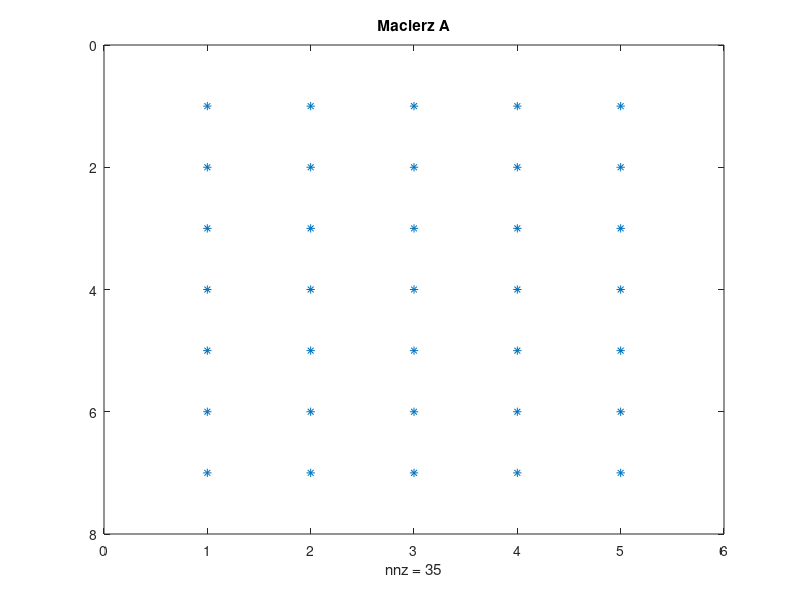
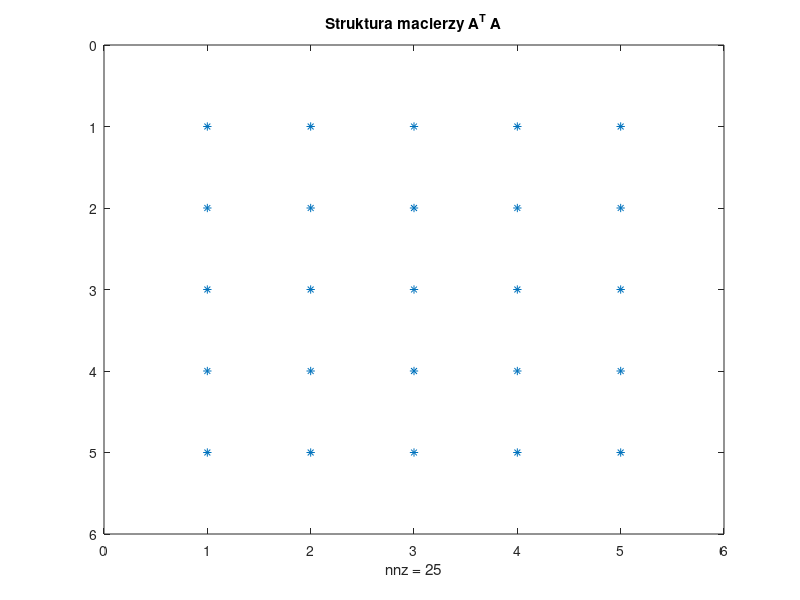
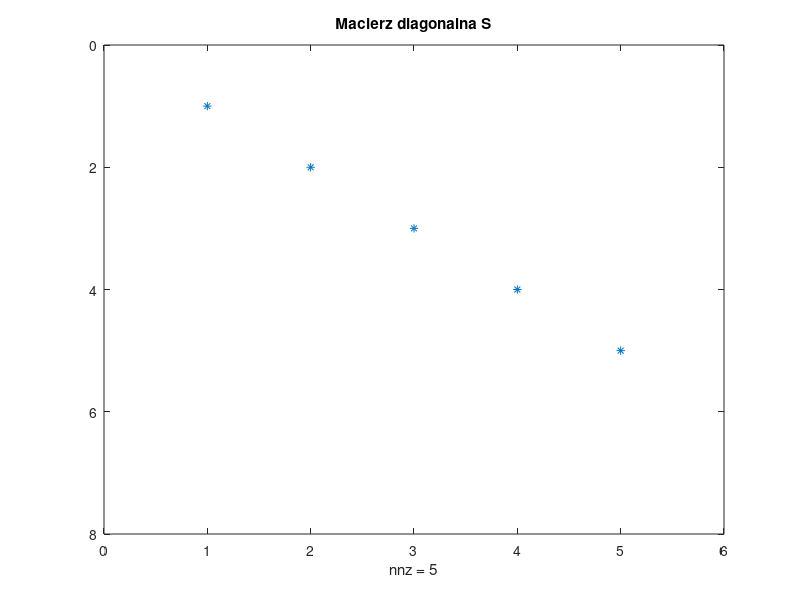
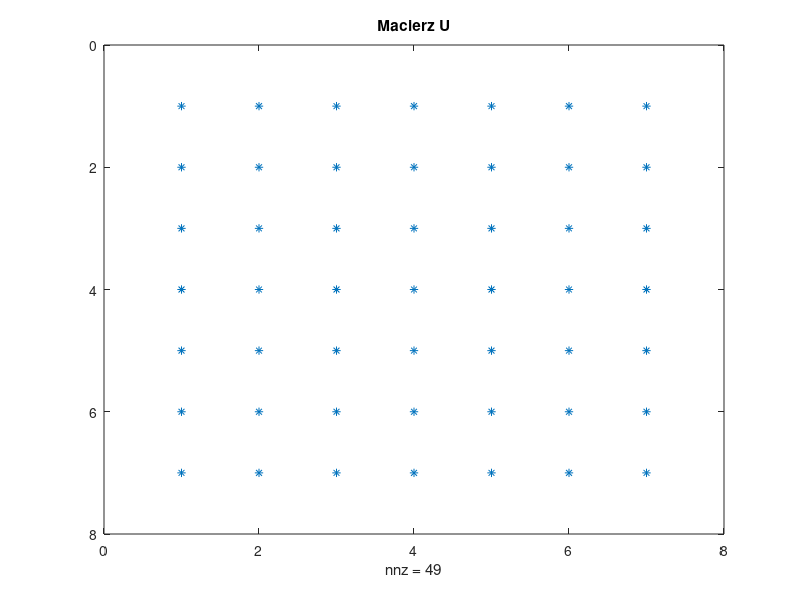

These charts were generated, in order, by the following MATLAB code:
function projekt4_svd_AtA()
    % 1. Przygotowanie macierzy A (wymiary nxm) [cite: 15, 16, 17]
    n = 7; 
    m = 5; 
    A = [
        0.8235, 0.7655, 0.7547, 0.9597, 0.6991;
        0.6948, 0.7952, 0.2760, 0.3404, 0.8909;
        0.3171, 0.1869, 0.6797, 0.5853, 0.9593;
        0.9502, 0.4898, 0.6551, 0.2238, 0.5472;
        0.0344, 0.4456, 0.1626, 0.7513, 0.1386;
        0.4387, 0.6463, 0.1190, 0.2551, 0.1493;
        0.3816, 0.7094, 0.4984, 0.5060, 0.2575
    ];
    
    disp('--- Macierz A ---');
    disp(A);
    figure(1); % Jawne określenie numeru okna
    spy(A);
    title('Macierz A');
    
    % 2. Obliczenie macierzy A^T * A 
    % Wynikiem jest macierz kwadratowa mxm
    At = A';
    AtA = At * A; 
    
    disp('--- Macierz A^T * A ---');
    disp(AtA);
    figure(2);
    spy(AtA);
    title('Struktura macierzy A^T A');
    
    % 3. Obliczenie wartości i wektorów własnych dla A^T * A [cite: 63, 65]
    % Wektory własne AtA tworzą macierz V 
    [eigenVectorsV, eigenValues] = eig(AtA);
    lambda = diag(eigenValues);
    
    % Sortowanie wartości własnych malejąco [cite: 67]
    [lambda_sorted, idx] = sort(lambda, 'descend');
    
    % Uporządkowana macierz wektorów własnych V [cite: 69]
    V = eigenVectorsV(:, idx);
    
    % 4. Tworzenie macierzy diagonalnej S (wymiary nxm) [cite: 70, 71]
    % S_ii = sqrt(lambda_i) [cite: 63, 74]
    S = zeros(n, m); 
    for i = 1:min(n, m) 
        S(i, i) = sqrt(lambda_sorted(i));
    end
    
    disp('--- Macierz S ---');
    disp(S); 
    figure(3);
    spy(S);
    title('Macierz diagonalna S');
    
    % 5. Obliczenie macierzy U za pomocą równania: U = A * V * S^-1 [cite: 94]
    U = zeros(n, n);
    
    % Obliczamy m kolumn U: U(:,i) = A*V(:,i) / S(i,i) [cite: 101]
    for i = 1:m
        if S(i, i) > 1e-10 % Stabilność numeryczna [cite: 99]
            U(:, i) = (A * V(:, i)) / S(i, i);
        end
    end
    
    % Dopełnienie bazy dla macierzy U (opcjonalnie dla pełnego SVD)
    if n > m
        [Q, ~] = qr(U(:, 1:m));
        U = Q;
    end
    
    disp('--- Macierz U ---');
    disp(U);
    figure(4);
    spy(U);
    title('Macierz U');
    
    disp('--- Macierz V ---');
    disp(V);
    figure(5);
    spy(V);
    title('Macierz V');
    
    % Weryfikacja rekonstrukcji: A = U * S * V' [cite: 8]
    A_rec = U * S * V';
    disp('--- Weryfikacja (U * S * V^T) ---');
    disp(A_rec);
end
